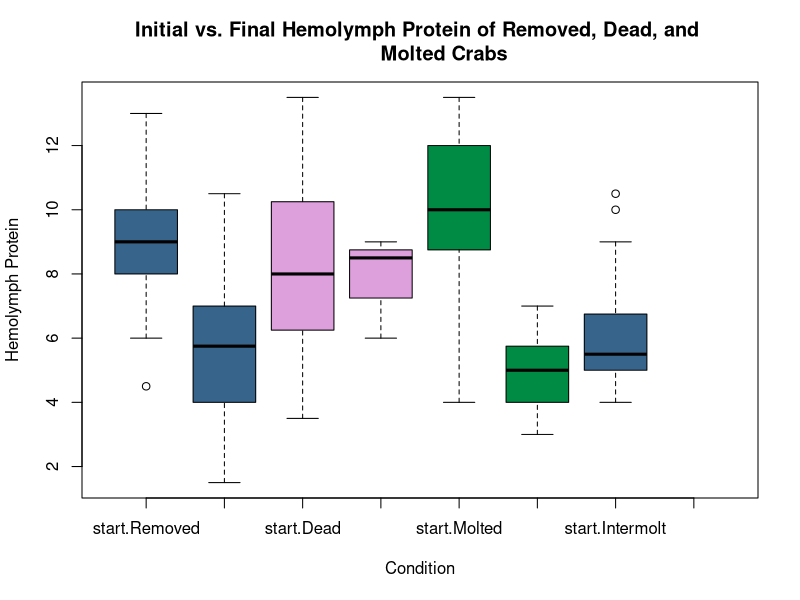
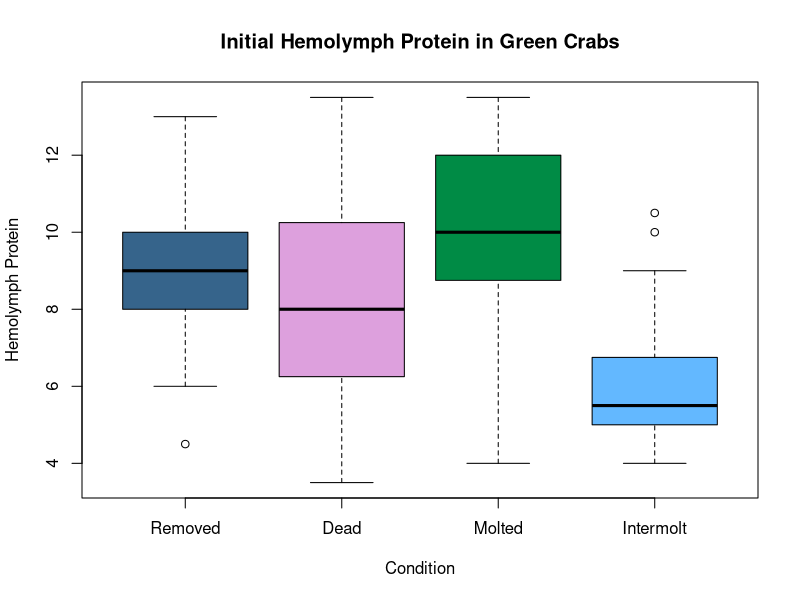
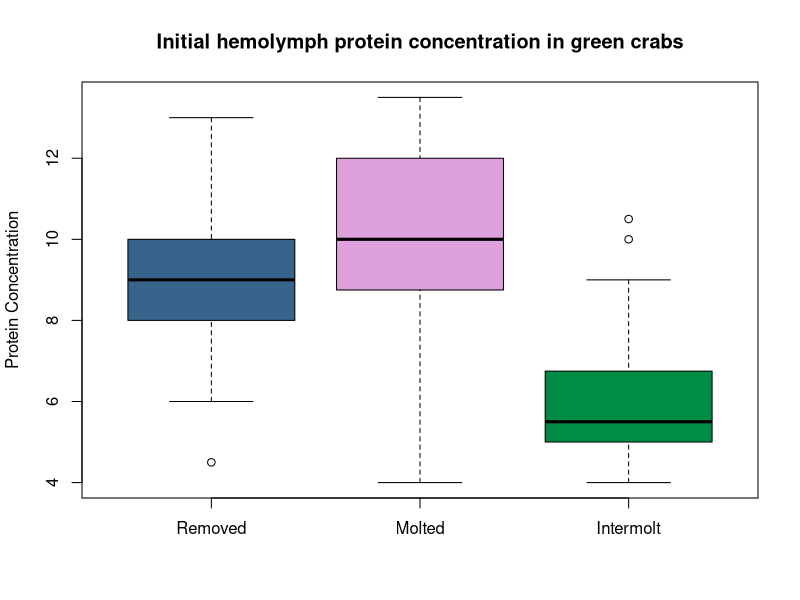
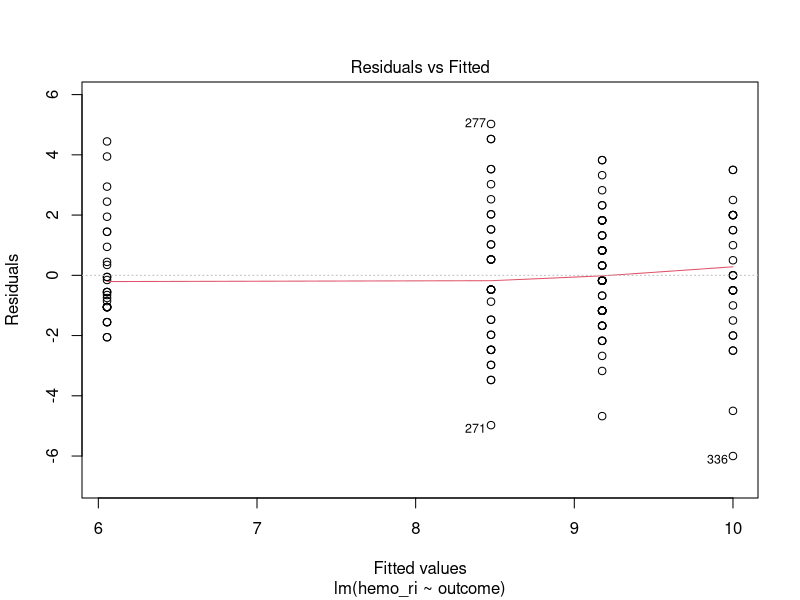
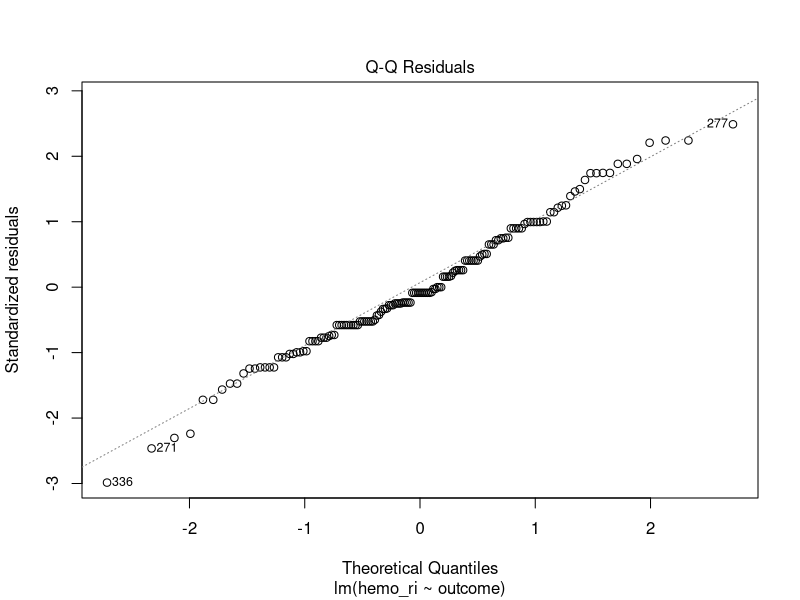
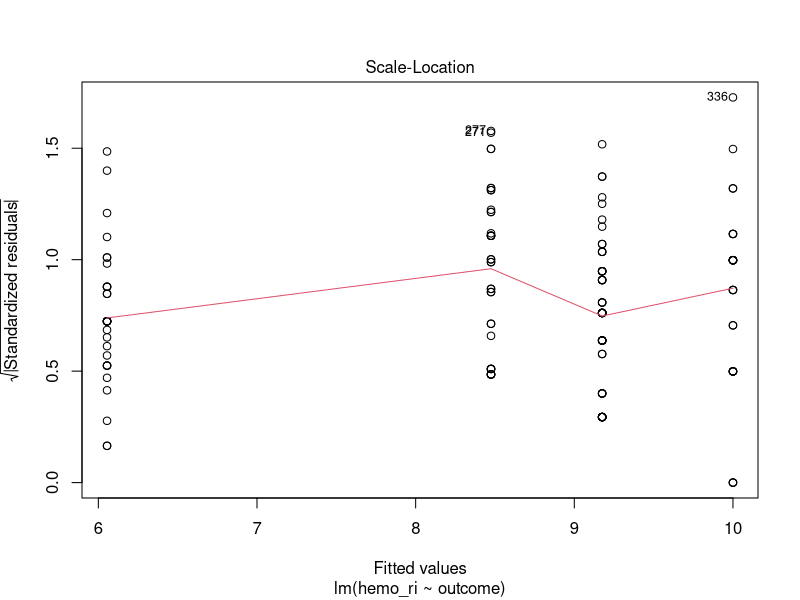
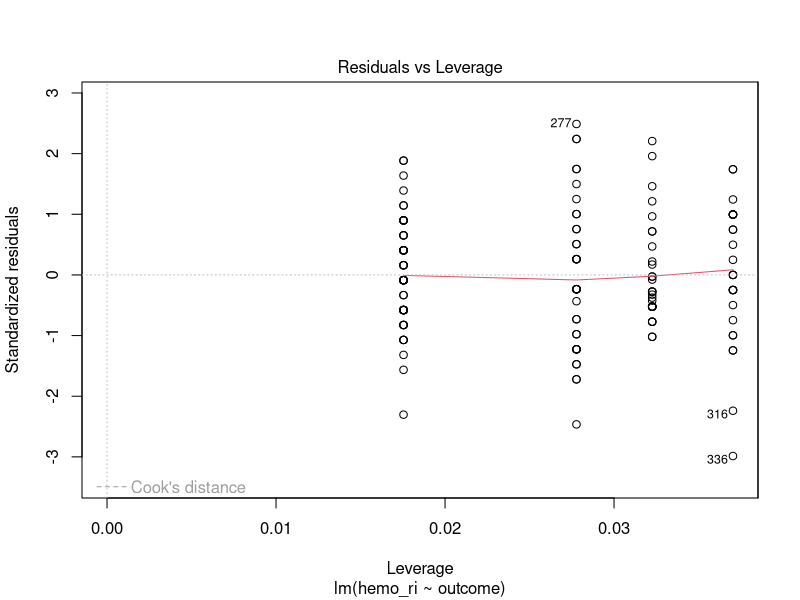
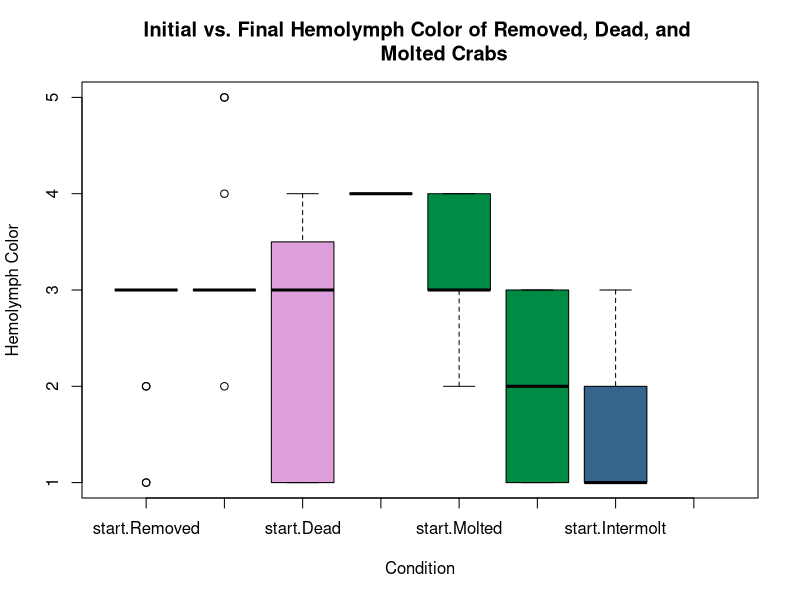

These figures' R source, in order:
## ---- chunk 1

se_dat <- read.csv("../data/se.csv")
# read in .csv


se_dat$start_end <- factor(se_dat$start_end, levels = c('start', 'end'))
se_dat$outcome <- factor(se_dat$outcome, levels = c('Removed', 'Dead',
                                                    'Molted', 'Intermolt'))
# define levels as factors for later graphing

library(ggplot2)
library(dplyr)
library(car)
# load relevant libraries
## ---- chunk 2
boxplot(hemo_ri ~ start_end:outcome, data=se_dat,
        main = 'Initial vs. Final Hemolymph Protein of Removed, Dead, and 
        Molted Crabs',
        xlab = 'Condition', ylab = 'Hemolymph Protein',
        col= c('steelblue4', 'steelblue4', 'plum', 'plum', 'springgreen4',
               'springgreen4'))

## ---- chunk 3
plot(hemo_ri ~ outcome, data=se_dat,
        main = 'Initial Hemolymph Protein in Green Crabs',
        subset = start_end == "start",
        xlab = 'Condition', ylab = 'Hemolymph Protein',
        col= c('steelblue4', 'plum', 'springgreen4', 'steelblue1'))

# visualizes data looking at different conditions of gc against intermolt
## ---- chunk 4

out_rmi <- factor(se_dat$outcome, levels = c('Removed', 'Molted', 'Intermolt'))
# sets parameters to compare removed, molted, and intermolt crabs

plot(hemo_ri ~ out_rmi, data=se_dat,
        main = 'Initial hemolymph protein concentration in green crabs',
        subset = start_end == "start",
        xlab = NULL, ylab = 'Protein Concentration',
        col= c('steelblue4', 'plum', 'springgreen4'))

## ---- chunk 5

initial_ri_mod <- lm(hemo_ri ~ outcome, data=se_dat, 
                     subset = start_end == "start")
# builds model to evaluate hemo ri vs. crab outcome

nobs(initial_ri_mod)

plot(initial_ri_mod) # tests assumptions of normality
summary(initial_ri_mod)
anova(initial_ri_mod)
car::Anova(initial_ri_mod, type = 3)

# outcome is significantly related to hemolymph RI
## ---- chunk 6
boxplot(hemo_color ~ start_end:outcome, data=se_dat,
        main = 'Initial vs. Final Hemolymph Color of Removed, Dead, and 
        Molted Crabs',
        xlab = 'Condition', ylab = 'Hemolymph Color',
        col= c('steelblue4', 'steelblue4', 'plum', 'plum', 'springgreen4',
               'springgreen4'))

## ---- chunk 7

plot(hemo_color ~ outcome, data=se_dat, 
    main = 'Initial Hemolymph Color of Removed, Dead, and
    Molted Crabs', subset = start_end == "start",
    xlab = 'Condition', ylab = 'Hemolymph Color',
    col= c('steelblue4', 'plum', 'springgreen4'))

